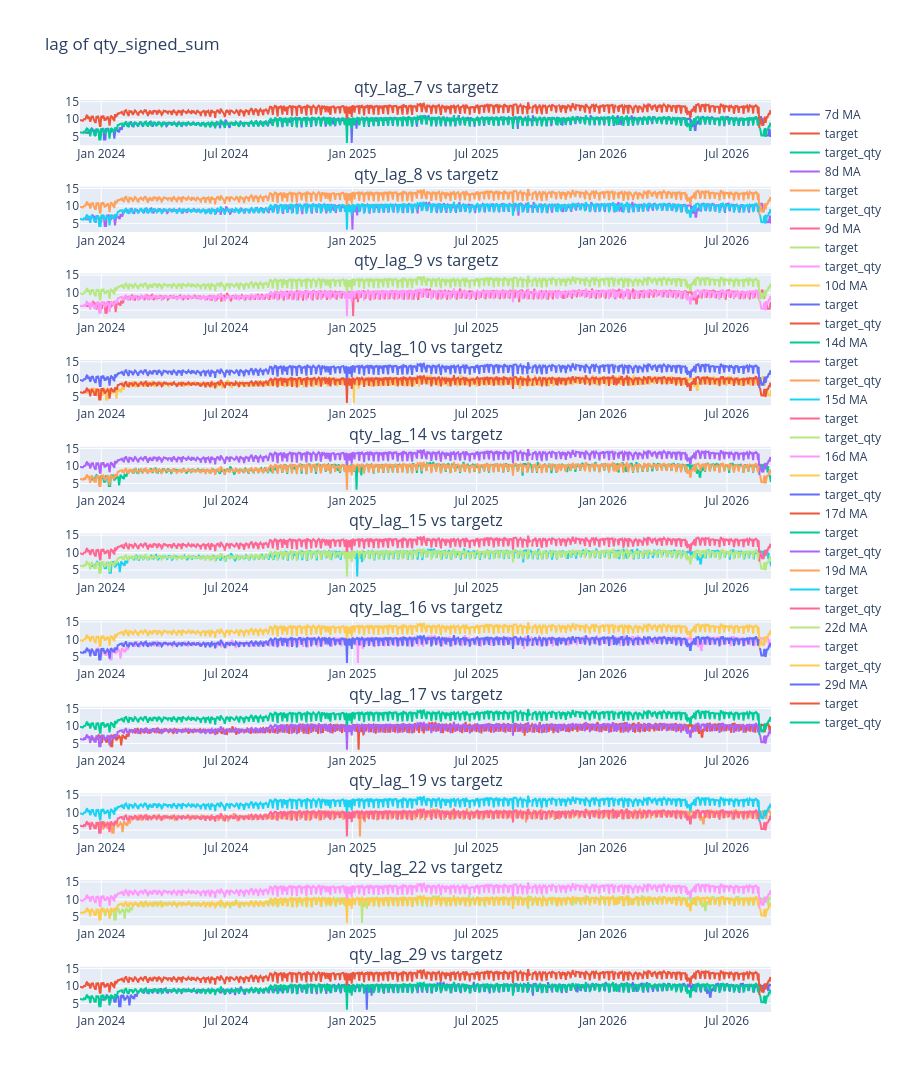
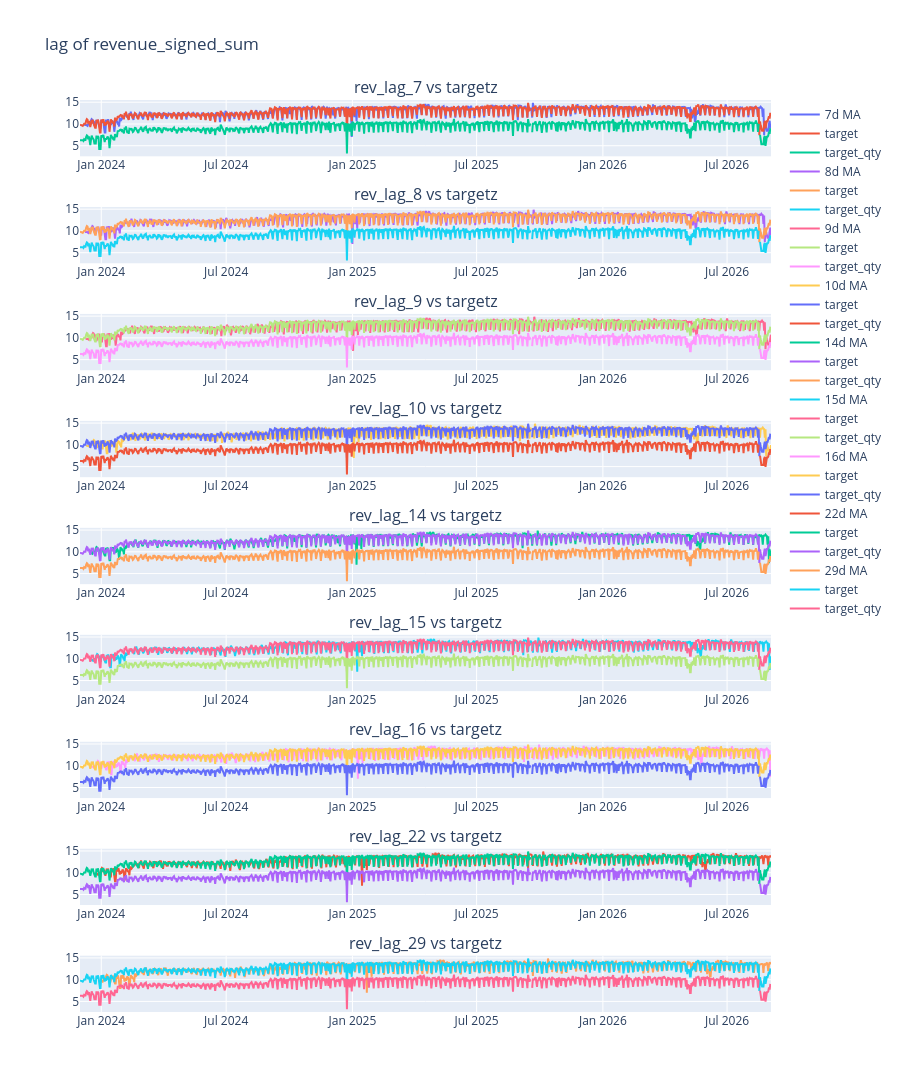
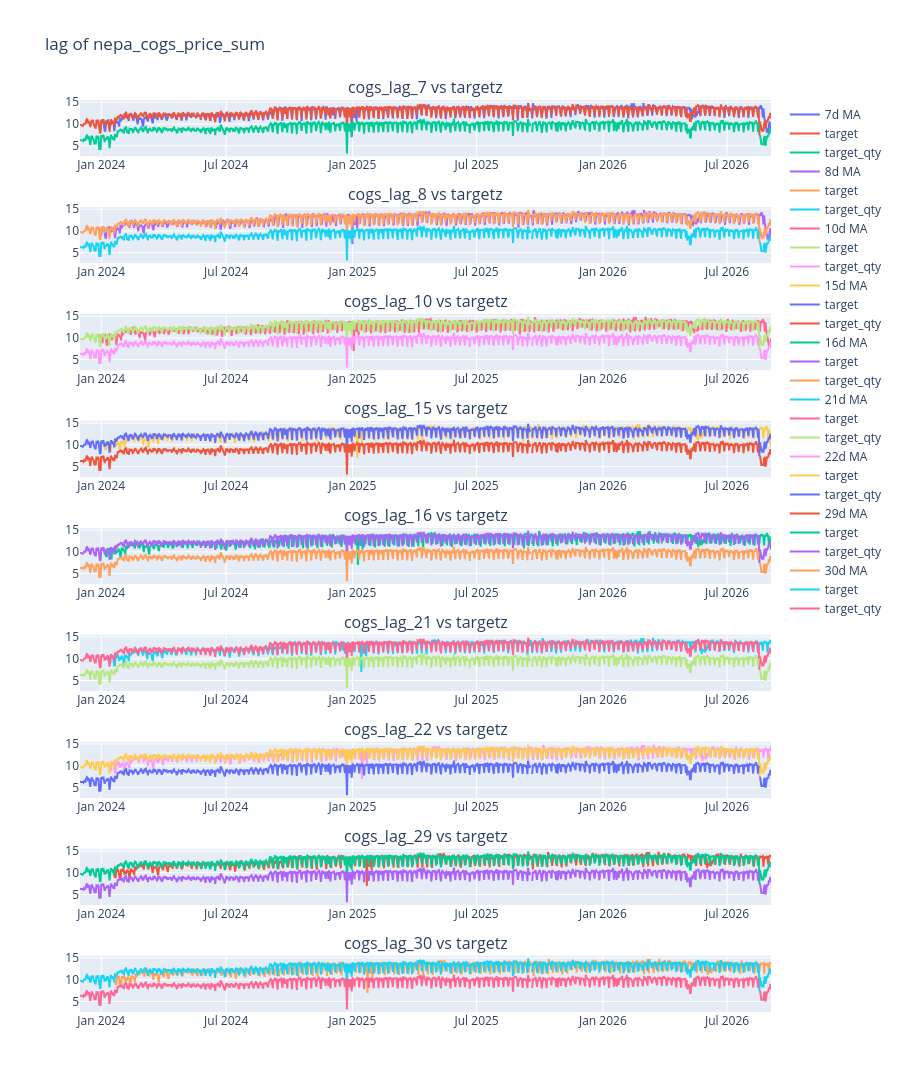
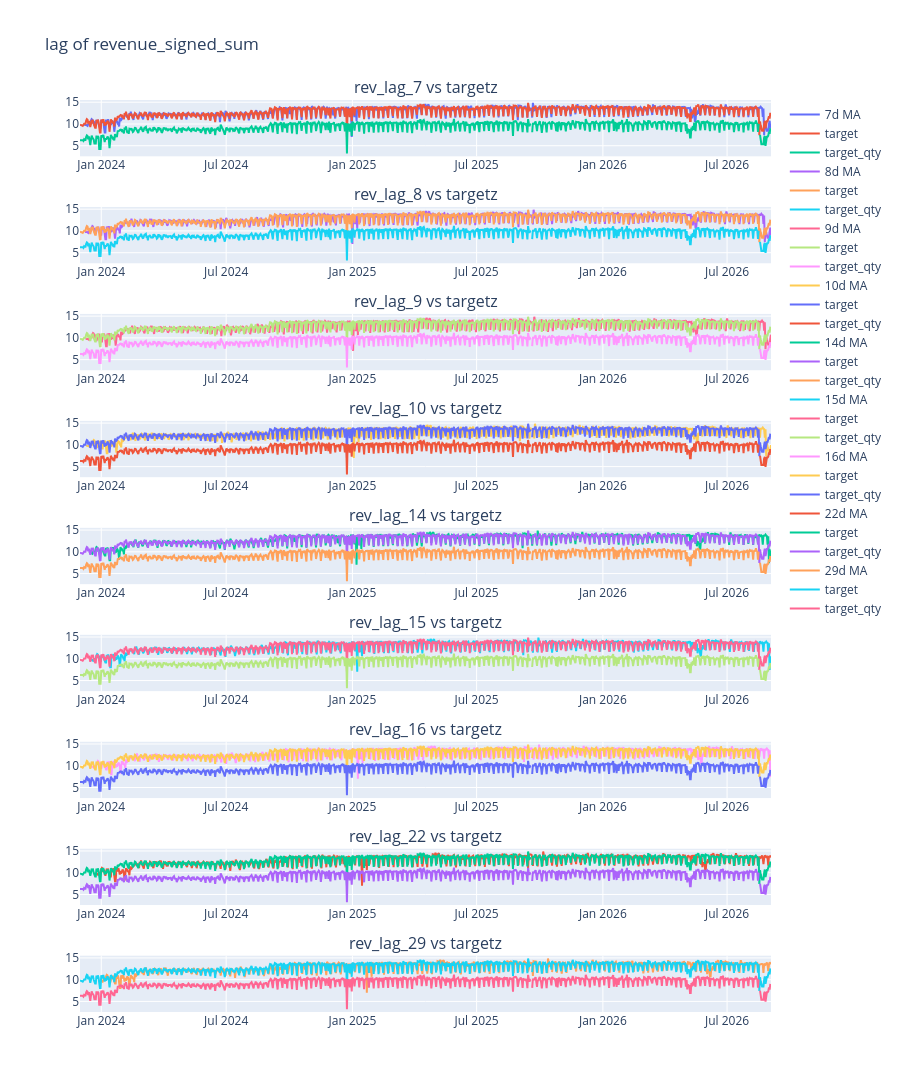

Here is the notebook cell these charts were saved with, in order:
### Code cell
for col in cols:
    prefix = prefix_map.get(col, col)

    fig = sp.make_subplots(rows=len(lag_duration[prefix]), cols=1, subplot_titles=[f"{prefix}_lag_{i} vs targetz" for i in lag_duration[prefix]])

    for idx, i in enumerate(lag_duration[prefix], start=1):
        lag_col = F"{prefix}_lag_{i}"
        fig.add_trace(
            go.Scatter(x=df_explore["invoice_date"], y=np.log(df_explore[lag_col]), name= f"{i}d MA"),
            row=idx, col=1
        )
        fig.add_trace(
            go.Scatter(x=df_explore["invoice_date"], y=np.log(df_explore["target"]), name="target"),
            row=idx, col=1
        )
        fig.add_trace(
            go.Scatter(x=df_explore["invoice_date"], y=np.log(df_explore["target_qty"]), name="target_qty"),
            row=idx, col=1
        )
    
    
    fig.update_layout(height=3000, title_text=f"lag of {col}")
    fig.show()

### Figure 1 — Plotly figure (JSON) as saved in the notebook; plotly's stock layout.template omitted (floating-point values rounded to 4 significant figures; data arrays with more than 128 entries replaced by an {"elided": "..."} marker saying what was removed)
{"data": [{"name": "7d MA", "type": "scatter", "x": {"elided": "1008 str values"}, "xaxis": "x", "y": {"elided": "1008 float values"}, "yaxis": "y"}, {"name": "target", "type": "scatter", "x": {"elided": "1008 str values"}, "xaxis": "x", "y": {"elided": "1008 float values"}, "yaxis": "y"}, {"name": "target_qty", "type": "scatter", "x": {"elided": "1008 str values"}, "xaxis": "x", "y": {"elided": "1008 float values"}, "yaxis": "y"}, {"name": "8d MA", "type": "scatter", "x": {"elided": "1008 str values"}, "xaxis": "x2", "y": {"elided": "1008 float values"}, "yaxis": "y2"}, {"name": "target", "type": "scatter", "x": {"elided": "1008 str values"}, "xaxis": "x2", "y": {"elided": "1008 float values"}, "yaxis": "y2"}, {"name": "target_qty", "type": "scatter", "x": {"elided": "1008 str values"}, "xaxis": "x2", "y": {"elided": "1008 float values"}, "yaxis": "y2"}, {"name": "9d MA", "type": "scatter", "x": {"elided": "1008 str values"}, "xaxis": "x3", "y": {"elided": "1008 float values"}, "yaxis": "y3"}, {"name": "target", "type": "scatter", "x": {"elided": "1008 str values"}, "xaxis": "x3", "y": {"elided": "1008 float values"}, "yaxis": "y3"}, {"name": "target_qty", "type": "scatter", "x": {"elided": "1008 str values"}, "xaxis": "x3", "y": {"elided": "1008 float values"}, "yaxis": "y3"}, {"name": "10d MA", "type": "scatter", "x": {"elided": "1008 str values"}, "xaxis": "x4", "y": {"elided": "1008 float values"}, "yaxis": "y4"}, {"name": "target", "type": "scatter", "x": {"elided": "1008 str values"}, "xaxis": "x4", "y": {"elided": "1008 float values"}, "yaxis": "y4"}, {"name": "target_qty", "type": "scatter", "x": {"elided": "1008 str values"}, "xaxis": "x4", "y": {"elided": "1008 float values"}, "yaxis": "y4"}, {"name": "14d MA", "type": "scatter", "x": {"elided": "1008 str values"}, "xaxis": "x5", "y": {"elided": "1008 float values"}, "yaxis": "y5"}, {"name": "target", "type": "scatter", "x": {"elided": "1008 str values"}, "xaxis": "x5", "y": {"elided": "1008 float values"}, "yaxis": "y5"}, {"name": "target_qty", "type": "scatter", "x": {"elided": "1008 str values"}, "xaxis": "x5", "y": {"elided": "1008 float values"}, "yaxis": "y5"}, {"name": "15d MA", "type": "scatter", "x": {"elided": "1008 str values"}, "xaxis": "x6", "y": {"elided": "1008 float values"}, "yaxis": "y6"}, {"name": "target", "type": "scatter", "x": {"elided": "1008 str values"}, "xaxis": "x6", "y": {"elided": "1008 float values"}, "yaxis": "y6"}, {"name": "target_qty", "type": "scatter", "x": {"elided": "1008 str values"}, "xaxis": "x6", "y": {"elided": "1008 float values"}, "yaxis": "y6"}, {"name": "16d MA", "type": "scatter", "x": {"elided": "1008 str values"}, "xaxis": "x7", "y": {"elided": "1008 float values"}, "yaxis": "y7"}, {"name": "target", "type": "scatter", "x": {"elided": "1008 str values"}, "xaxis": "x7", "y": {"elided": "1008 float values"}, "yaxis": "y7"}, {"name": "target_qty", "type": "scatter", "x": {"elided": "1008 str values"}, "xaxis": "x7", "y": {"elided": "1008 float values"}, "yaxis": "y7"}, {"name": "17d MA", "type": "scatter", "x": {"elided": "1008 str values"}, "xaxis": "x8", "y": {"elided": "1008 float values"}, "yaxis": "y8"}, {"name": "target", "type": "scatter", "x": {"elided": "1008 str values"}, "xaxis": "x8", "y": {"elided": "1008 float values"}, "yaxis": "y8"}, {"name": "target_qty", "type": "scatter", "x": {"elided": "1008 str values"}, "xaxis": "x8", "y": {"elided": "1008 float values"}, "yaxis": "y8"}, {"name": "19d MA", "type": "scatter", "x": {"elided": "1008 str values"}, "xaxis": "x9", "y": {"elided": "1008 float values"}, "yaxis": "y9"}, {"name": "target", "type": "scatter", "x": {"elided": "1008 str values"}, "xaxis": "x9", "y": {"elided": "1008 float values"}, "yaxis": "y9"}, {"name": "target_qty", "type": "scatter", "x": {"elided": "1008 str values"}, "xaxis": "x9", "y": {"elided": "1008 float values"}, "yaxis": "y9"}, {"name": "22d MA", "type": "scatter", "x": {"elided": "1008 str values"}, "xaxis": "x10", "y": {"elided": "1008 float values"}, "yaxis": "y10"}, {"name": "target", "type": "scatter", "x": {"elided": "1008 str values"}, "xaxis": "x10", "y": {"elided": "1008 float values"}, "yaxis": "y10"}, {"name": "target_qty", "type": "scatter", "x": {"elided": "1008 str values"}, "xaxis": "x10", "y": {"elided": "1008 float values"}, "yaxis": "y10"}, {"name": "29d MA", "type": "scatter", "x": {"elided": "1008 str values"}, "xaxis": "x11", "y": {"elided": "1008 float values"}, "yaxis": "y11"}, {"name": "target", "type": "scatter", "x": {"elided": "1008 str values"}, "xaxis": "x11", "y": {"elided": "1008 float values"}, "yaxis": "y11"}, {"name": "target_qty", "type": "scatter", "x": {"elided": "1008 str values"}, "xaxis": "x11", "y": {"elided": "1008 float values"}, "yaxis": "y11"}], "layout": {"annotations": [{"font": {"size": 16}, "showarrow": false, "text": "qty_lag_7 vs targetz", "x": 0.5, "xanchor": "center", "xref": "paper", "y": 1.0, "yanchor": "bottom", "yref": "paper"}, {"font": {"size": 16}, "showarrow": false, "text": "qty_lag_8 vs targetz", "x": 0.5, "xanchor": "center", "xref": "paper", "y": 0.905, "yanchor": "bottom", "yref": "paper"}, {"font": {"size": 16}, "showarrow": false, "text": "qty_lag_9 vs targetz", "x": 0.5, "xanchor": "center", "xref": "paper", "y": 0.8099, "yanchor": "bottom", "yref": "paper"}, {"font": {"size": 16}, "showarrow": false, "text": "qty_lag_10 vs targetz", "x": 0.5, "xanchor": "center", "xref": "paper", "y": 0.7149, "yanchor": "bottom", "yref": "paper"}, {"font": {"size": 16}, "showarrow": false, "text": "qty_lag_14 vs targetz", "x": 0.5, "xanchor": "center", "xref": "paper", "y": 0.6198, "yanchor": "bottom", "yref": "paper"}, {"font": {"size": 16}, "showarrow": false, "text": "qty_lag_15 vs targetz", "x": 0.5, "xanchor": "center", "xref": "paper", "y": 0.5248, "yanchor": "bottom", "yref": "paper"}, {"font": {"size": 16}, "showarrow": false, "text": "qty_lag_16 vs targetz", "x": 0.5, "xanchor": "center", "xref": "paper", "y": 0.4298, "yanchor": "bottom", "yref": "paper"}, {"font": {"size": 16}, "showarrow": false, "text": "qty_lag_17 vs targetz", "x": 0.5, "xanchor": "center", "xref": "paper", "y": 0.3347, "yanchor": "bottom", "yref": "paper"}, {"font": {"size": 16}, "showarrow": false, "text": "qty_lag_19 vs targetz", "x": 0.5, "xanchor": "center", "xref": "paper", "y": 0.2397, "yanchor": "bottom", "yref": "paper"}, {"font": {"size": 16}, "showarrow": false, "text": "qty_lag_22 vs targetz", "x": 0.5, "xanchor": "center", "xref": "paper", "y": 0.1446, "yanchor": "bottom", "yref": "paper"}, {"font": {"size": 16}, "showarrow": false, "text": "qty_lag_29 vs targetz", "x": 0.5, "xanchor": "center", "xref": "paper", "y": 0.04959, "yanchor": "bottom", "yref": "paper"}], "height": 3000, "title": {"text": "lag of qty_signed_sum"}, "xaxis": {"anchor": "y", "domain": [0, 1]}, "xaxis10": {"anchor": "y10", "domain": [0, 1]}, "xaxis11": {"anchor": "y11", "domain": [0, 1]}, "xaxis2": {"anchor": "y2", "domain": [0, 1]}, "xaxis3": {"anchor": "y3", "domain": [0, 1]}, "xaxis4": {"anchor": "y4", "domain": [0, 1]}, "xaxis5": {"anchor": "y5", "domain": [0, 1]}, "xaxis6": {"anchor": "y6", "domain": [0, 1]}, "xaxis7": {"anchor": "y7", "domain": [0, 1]}, "xaxis8": {"anchor": "y8", "domain": [0, 1]}, "xaxis9": {"anchor": "y9", "domain": [0, 1]}, "yaxis": {"anchor": "x", "domain": [0.9504, 1.0]}, "yaxis10": {"anchor": "x10", "domain": [0.09504, 0.1446]}, "yaxis11": {"anchor": "x11", "domain": [0, 0.04959]}, "yaxis2": {"anchor": "x2", "domain": [0.8554, 0.905]}, "yaxis3": {"anchor": "x3", "domain": [0.7603, 0.8099]}, "yaxis4": {"anchor": "x4", "domain": [0.6653, 0.7149]}, "yaxis5": {"anchor": "x5", "domain": [0.5702, 0.6198]}, "yaxis6": {"anchor": "x6", "domain": [0.4752, 0.5248]}, "yaxis7": {"anchor": "x7", "domain": [0.3802, 0.4298]}, "yaxis8": {"anchor": "x8", "domain": [0.2851, 0.3347]}, "yaxis9": {"anchor": "x9", "domain": [0.1901, 0.2397]}}}

### Figure 2 — Plotly figure (JSON) as saved in the notebook; plotly's stock layout.template omitted (floating-point values rounded to 4 significant figures; data arrays with more than 128 entries replaced by an {"elided": "..."} marker saying what was removed)
{"data": [{"name": "7d MA", "type": "scatter", "x": {"elided": "1008 str values"}, "xaxis": "x", "y": {"elided": "1008 float values"}, "yaxis": "y"}, {"name": "target", "type": "scatter", "x": {"elided": "1008 str values"}, "xaxis": "x", "y": {"elided": "1008 float values"}, "yaxis": "y"}, {"name": "target_qty", "type": "scatter", "x": {"elided": "1008 str values"}, "xaxis": "x", "y": {"elided": "1008 float values"}, "yaxis": "y"}, {"name": "8d MA", "type": "scatter", "x": {"elided": "1008 str values"}, "xaxis": "x2", "y": {"elided": "1008 float values"}, "yaxis": "y2"}, {"name": "target", "type": "scatter", "x": {"elided": "1008 str values"}, "xaxis": "x2", "y": {"elided": "1008 float values"}, "yaxis": "y2"}, {"name": "target_qty", "type": "scatter", "x": {"elided": "1008 str values"}, "xaxis": "x2", "y": {"elided": "1008 float values"}, "yaxis": "y2"}, {"name": "9d MA", "type": "scatter", "x": {"elided": "1008 str values"}, "xaxis": "x3", "y": {"elided": "1008 float values"}, "yaxis": "y3"}, {"name": "target", "type": "scatter", "x": {"elided": "1008 str values"}, "xaxis": "x3", "y": {"elided": "1008 float values"}, "yaxis": "y3"}, {"name": "target_qty", "type": "scatter", "x": {"elided": "1008 str values"}, "xaxis": "x3", "y": {"elided": "1008 float values"}, "yaxis": "y3"}, {"name": "10d MA", "type": "scatter", "x": {"elided": "1008 str values"}, "xaxis": "x4", "y": {"elided": "1008 float values"}, "yaxis": "y4"}, {"name": "target", "type": "scatter", "x": {"elided": "1008 str values"}, "xaxis": "x4", "y": {"elided": "1008 float values"}, "yaxis": "y4"}, {"name": "target_qty", "type": "scatter", "x": {"elided": "1008 str values"}, "xaxis": "x4", "y": {"elided": "1008 float values"}, "yaxis": "y4"}, {"name": "14d MA", "type": "scatter", "x": {"elided": "1008 str values"}, "xaxis": "x5", "y": {"elided": "1008 float values"}, "yaxis": "y5"}, {"name": "target", "type": "scatter", "x": {"elided": "1008 str values"}, "xaxis": "x5", "y": {"elided": "1008 float values"}, "yaxis": "y5"}, {"name": "target_qty", "type": "scatter", "x": {"elided": "1008 str values"}, "xaxis": "x5", "y": {"elided": "1008 float values"}, "yaxis": "y5"}, {"name": "15d MA", "type": "scatter", "x": {"elided": "1008 str values"}, "xaxis": "x6", "y": {"elided": "1008 float values"}, "yaxis": "y6"}, {"name": "target", "type": "scatter", "x": {"elided": "1008 str values"}, "xaxis": "x6", "y": {"elided": "1008 float values"}, "yaxis": "y6"}, {"name": "target_qty", "type": "scatter", "x": {"elided": "1008 str values"}, "xaxis": "x6", "y": {"elided": "1008 float values"}, "yaxis": "y6"}, {"name": "16d MA", "type": "scatter", "x": {"elided": "1008 str values"}, "xaxis": "x7", "y": {"elided": "1008 float values"}, "yaxis": "y7"}, {"name": "target", "type": "scatter", "x": {"elided": "1008 str values"}, "xaxis": "x7", "y": {"elided": "1008 float values"}, "yaxis": "y7"}, {"name": "target_qty", "type": "scatter", "x": {"elided": "1008 str values"}, "xaxis": "x7", "y": {"elided": "1008 float values"}, "yaxis": "y7"}, {"name": "22d MA", "type": "scatter", "x": {"elided": "1008 str values"}, "xaxis": "x8", "y": {"elided": "1008 float values"}, "yaxis": "y8"}, {"name": "target", "type": "scatter", "x": {"elided": "1008 str values"}, "xaxis": "x8", "y": {"elided": "1008 float values"}, "yaxis": "y8"}, {"name": "target_qty", "type": "scatter", "x": {"elided": "1008 str values"}, "xaxis": "x8", "y": {"elided": "1008 float values"}, "yaxis": "y8"}, {"name": "29d MA", "type": "scatter", "x": {"elided": "1008 str values"}, "xaxis": "x9", "y": {"elided": "1008 float values"}, "yaxis": "y9"}, {"name": "target", "type": "scatter", "x": {"elided": "1008 str values"}, "xaxis": "x9", "y": {"elided": "1008 float values"}, "yaxis": "y9"}, {"name": "target_qty", "type": "scatter", "x": {"elided": "1008 str values"}, "xaxis": "x9", "y": {"elided": "1008 float values"}, "yaxis": "y9"}], "layout": {"annotations": [{"font": {"size": 16}, "showarrow": false, "text": "rev_lag_7 vs targetz", "x": 0.5, "xanchor": "center", "xref": "paper", "y": 1, "yanchor": "bottom", "yref": "paper"}, {"font": {"size": 16}, "showarrow": false, "text": "rev_lag_8 vs targetz", "x": 0.5, "xanchor": "center", "xref": "paper", "y": 0.8827, "yanchor": "bottom", "yref": "paper"}, {"font": {"size": 16}, "showarrow": false, "text": "rev_lag_9 vs targetz", "x": 0.5, "xanchor": "center", "xref": "paper", "y": 0.7654, "yanchor": "bottom", "yref": "paper"}, {"font": {"size": 16}, "showarrow": false, "text": "rev_lag_10 vs targetz", "x": 0.5, "xanchor": "center", "xref": "paper", "y": 0.6481, "yanchor": "bottom", "yref": "paper"}, {"font": {"size": 16}, "showarrow": false, "text": "rev_lag_14 vs targetz", "x": 0.5, "xanchor": "center", "xref": "paper", "y": 0.5309, "yanchor": "bottom", "yref": "paper"}, {"font": {"size": 16}, "showarrow": false, "text": "rev_lag_15 vs targetz", "x": 0.5, "xanchor": "center", "xref": "paper", "y": 0.4136, "yanchor": "bottom", "yref": "paper"}, {"font": {"size": 16}, "showarrow": false, "text": "rev_lag_16 vs targetz", "x": 0.5, "xanchor": "center", "xref": "paper", "y": 0.2963, "yanchor": "bottom", "yref": "paper"}, {"font": {"size": 16}, "showarrow": false, "text": "rev_lag_22 vs targetz", "x": 0.5, "xanchor": "center", "xref": "paper", "y": 0.179, "yanchor": "bottom", "yref": "paper"}, {"font": {"size": 16}, "showarrow": false, "text": "rev_lag_29 vs targetz", "x": 0.5, "xanchor": "center", "xref": "paper", "y": 0.06173, "yanchor": "bottom", "yref": "paper"}], "height": 3000, "title": {"text": "lag of revenue_signed_sum"}, "xaxis": {"anchor": "y", "domain": [0, 1]}, "xaxis2": {"anchor": "y2", "domain": [0, 1]}, "xaxis3": {"anchor": "y3", "domain": [0, 1]}, "xaxis4": {"anchor": "y4", "domain": [0, 1]}, "xaxis5": {"anchor": "y5", "domain": [0, 1]}, "xaxis6": {"anchor": "y6", "domain": [0, 1]}, "xaxis7": {"anchor": "y7", "domain": [0, 1]}, "xaxis8": {"anchor": "y8", "domain": [0, 1]}, "xaxis9": {"anchor": "y9", "domain": [0, 1]}, "yaxis": {"anchor": "x", "domain": [0.9383, 1]}, "yaxis2": {"anchor": "x2", "domain": [0.821, 0.8827]}, "yaxis3": {"anchor": "x3", "domain": [0.7037, 0.7654]}, "yaxis4": {"anchor": "x4", "domain": [0.5864, 0.6481]}, "yaxis5": {"anchor": "x5", "domain": [0.4691, 0.5309]}, "yaxis6": {"anchor": "x6", "domain": [0.3519, 0.4136]}, "yaxis7": {"anchor": "x7", "domain": [0.2346, 0.2963]}, "yaxis8": {"anchor": "x8", "domain": [0.1173, 0.179]}, "yaxis9": {"anchor": "x9", "domain": [0, 0.06173]}}}

### Figure 3 — Plotly figure (JSON) as saved in the notebook; plotly's stock layout.template omitted (floating-point values rounded to 4 significant figures; data arrays with more than 128 entries replaced by an {"elided": "..."} marker saying what was removed)
{"data": [{"name": "7d MA", "type": "scatter", "x": {"elided": "1008 str values"}, "xaxis": "x", "y": {"elided": "1008 float values"}, "yaxis": "y"}, {"name": "target", "type": "scatter", "x": {"elided": "1008 str values"}, "xaxis": "x", "y": {"elided": "1008 float values"}, "yaxis": "y"}, {"name": "target_qty", "type": "scatter", "x": {"elided": "1008 str values"}, "xaxis": "x", "y": {"elided": "1008 float values"}, "yaxis": "y"}, {"name": "8d MA", "type": "scatter", "x": {"elided": "1008 str values"}, "xaxis": "x2", "y": {"elided": "1008 float values"}, "yaxis": "y2"}, {"name": "target", "type": "scatter", "x": {"elided": "1008 str values"}, "xaxis": "x2", "y": {"elided": "1008 float values"}, "yaxis": "y2"}, {"name": "target_qty", "type": "scatter", "x": {"elided": "1008 str values"}, "xaxis": "x2", "y": {"elided": "1008 float values"}, "yaxis": "y2"}, {"name": "10d MA", "type": "scatter", "x": {"elided": "1008 str values"}, "xaxis": "x3", "y": {"elided": "1008 float values"}, "yaxis": "y3"}, {"name": "target", "type": "scatter", "x": {"elided": "1008 str values"}, "xaxis": "x3", "y": {"elided": "1008 float values"}, "yaxis": "y3"}, {"name": "target_qty", "type": "scatter", "x": {"elided": "1008 str values"}, "xaxis": "x3", "y": {"elided": "1008 float values"}, "yaxis": "y3"}, {"name": "15d MA", "type": "scatter", "x": {"elided": "1008 str values"}, "xaxis": "x4", "y": {"elided": "1008 float values"}, "yaxis": "y4"}, {"name": "target", "type": "scatter", "x": {"elided": "1008 str values"}, "xaxis": "x4", "y": {"elided": "1008 float values"}, "yaxis": "y4"}, {"name": "target_qty", "type": "scatter", "x": {"elided": "1008 str values"}, "xaxis": "x4", "y": {"elided": "1008 float values"}, "yaxis": "y4"}, {"name": "16d MA", "type": "scatter", "x": {"elided": "1008 str values"}, "xaxis": "x5", "y": {"elided": "1008 float values"}, "yaxis": "y5"}, {"name": "target", "type": "scatter", "x": {"elided": "1008 str values"}, "xaxis": "x5", "y": {"elided": "1008 float values"}, "yaxis": "y5"}, {"name": "target_qty", "type": "scatter", "x": {"elided": "1008 str values"}, "xaxis": "x5", "y": {"elided": "1008 float values"}, "yaxis": "y5"}, {"name": "21d MA", "type": "scatter", "x": {"elided": "1008 str values"}, "xaxis": "x6", "y": {"elided": "1008 float values"}, "yaxis": "y6"}, {"name": "target", "type": "scatter", "x": {"elided": "1008 str values"}, "xaxis": "x6", "y": {"elided": "1008 float values"}, "yaxis": "y6"}, {"name": "target_qty", "type": "scatter", "x": {"elided": "1008 str values"}, "xaxis": "x6", "y": {"elided": "1008 float values"}, "yaxis": "y6"}, {"name": "22d MA", "type": "scatter", "x": {"elided": "1008 str values"}, "xaxis": "x7", "y": {"elided": "1008 float values"}, "yaxis": "y7"}, {"name": "target", "type": "scatter", "x": {"elided": "1008 str values"}, "xaxis": "x7", "y": {"elided": "1008 float values"}, "yaxis": "y7"}, {"name": "target_qty", "type": "scatter", "x": {"elided": "1008 str values"}, "xaxis": "x7", "y": {"elided": "1008 float values"}, "yaxis": "y7"}, {"name": "29d MA", "type": "scatter", "x": {"elided": "1008 str values"}, "xaxis": "x8", "y": {"elided": "1008 float values"}, "yaxis": "y8"}, {"name": "target", "type": "scatter", "x": {"elided": "1008 str values"}, "xaxis": "x8", "y": {"elided": "1008 float values"}, "yaxis": "y8"}, {"name": "target_qty", "type": "scatter", "x": {"elided": "1008 str values"}, "xaxis": "x8", "y": {"elided": "1008 float values"}, "yaxis": "y8"}, {"name": "30d MA", "type": "scatter", "x": {"elided": "1008 str values"}, "xaxis": "x9", "y": {"elided": "1008 float values"}, "yaxis": "y9"}, {"name": "target", "type": "scatter", "x": {"elided": "1008 str values"}, "xaxis": "x9", "y": {"elided": "1008 float values"}, "yaxis": "y9"}, {"name": "target_qty", "type": "scatter", "x": {"elided": "1008 str values"}, "xaxis": "x9", "y": {"elided": "1008 float values"}, "yaxis": "y9"}], "layout": {"annotations": [{"font": {"size": 16}, "showarrow": false, "text": "cogs_lag_7 vs targetz", "x": 0.5, "xanchor": "center", "xref": "paper", "y": 1, "yanchor": "bottom", "yref": "paper"}, {"font": {"size": 16}, "showarrow": false, "text": "cogs_lag_8 vs targetz", "x": 0.5, "xanchor": "center", "xref": "paper", "y": 0.8827, "yanchor": "bottom", "yref": "paper"}, {"font": {"size": 16}, "showarrow": false, "text": "cogs_lag_10 vs targetz", "x": 0.5, "xanchor": "center", "xref": "paper", "y": 0.7654, "yanchor": "bottom", "yref": "paper"}, {"font": {"size": 16}, "showarrow": false, "text": "cogs_lag_15 vs targetz", "x": 0.5, "xanchor": "center", "xref": "paper", "y": 0.6481, "yanchor": "bottom", "yref": "paper"}, {"font": {"size": 16}, "showarrow": false, "text": "cogs_lag_16 vs targetz", "x": 0.5, "xanchor": "center", "xref": "paper", "y": 0.5309, "yanchor": "bottom", "yref": "paper"}, {"font": {"size": 16}, "showarrow": false, "text": "cogs_lag_21 vs targetz", "x": 0.5, "xanchor": "center", "xref": "paper", "y": 0.4136, "yanchor": "bottom", "yref": "paper"}, {"font": {"size": 16}, "showarrow": false, "text": "cogs_lag_22 vs targetz", "x": 0.5, "xanchor": "center", "xref": "paper", "y": 0.2963, "yanchor": "bottom", "yref": "paper"}, {"font": {"size": 16}, "showarrow": false, "text": "cogs_lag_29 vs targetz", "x": 0.5, "xanchor": "center", "xref": "paper", "y": 0.179, "yanchor": "bottom", "yref": "paper"}, {"font": {"size": 16}, "showarrow": false, "text": "cogs_lag_30 vs targetz", "x": 0.5, "xanchor": "center", "xref": "paper", "y": 0.06173, "yanchor": "bottom", "yref": "paper"}], "height": 3000, "title": {"text": "lag of nepa_cogs_price_sum"}, "xaxis": {"anchor": "y", "domain": [0, 1]}, "xaxis2": {"anchor": "y2", "domain": [0, 1]}, "xaxis3": {"anchor": "y3", "domain": [0, 1]}, "xaxis4": {"anchor": "y4", "domain": [0, 1]}, "xaxis5": {"anchor": "y5", "domain": [0, 1]}, "xaxis6": {"anchor": "y6", "domain": [0, 1]}, "xaxis7": {"anchor": "y7", "domain": [0, 1]}, "xaxis8": {"anchor": "y8", "domain": [0, 1]}, "xaxis9": {"anchor": "y9", "domain": [0, 1]}, "yaxis": {"anchor": "x", "domain": [0.9383, 1]}, "yaxis2": {"anchor": "x2", "domain": [0.821, 0.8827]}, "yaxis3": {"anchor": "x3", "domain": [0.7037, 0.7654]}, "yaxis4": {"anchor": "x4", "domain": [0.5864, 0.6481]}, "yaxis5": {"anchor": "x5", "domain": [0.4691, 0.5309]}, "yaxis6": {"anchor": "x6", "domain": [0.3519, 0.4136]}, "yaxis7": {"anchor": "x7", "domain": [0.2346, 0.2963]}, "yaxis8": {"anchor": "x8", "domain": [0.1173, 0.179]}, "yaxis9": {"anchor": "x9", "domain": [0, 0.06173]}}}

### Figure 4 — Plotly figure (JSON) as saved in the notebook; plotly's stock layout.template omitted (floating-point values rounded to 4 significant figures; data arrays with more than 128 entries replaced by an {"elided": "..."} marker saying what was removed)
{"data": [{"name": "7d MA", "type": "scatter", "x": {"elided": "1008 str values"}, "xaxis": "x", "y": {"elided": "1008 float values"}, "yaxis": "y"}, {"name": "target", "type": "scatter", "x": {"elided": "1008 str values"}, "xaxis": "x", "y": {"elided": "1008 float values"}, "yaxis": "y"}, {"name": "target_qty", "type": "scatter", "x": {"elided": "1008 str values"}, "xaxis": "x", "y": {"elided": "1008 float values"}, "yaxis": "y"}, {"name": "8d MA", "type": "scatter", "x": {"elided": "1008 str values"}, "xaxis": "x2", "y": {"elided": "1008 float values"}, "yaxis": "y2"}, {"name": "target", "type": "scatter", "x": {"elided": "1008 str values"}, "xaxis": "x2", "y": {"elided": "1008 float values"}, "yaxis": "y2"}, {"name": "target_qty", "type": "scatter", "x": {"elided": "1008 str values"}, "xaxis": "x2", "y": {"elided": "1008 float values"}, "yaxis": "y2"}, {"name": "9d MA", "type": "scatter", "x": {"elided": "1008 str values"}, "xaxis": "x3", "y": {"elided": "1008 float values"}, "yaxis": "y3"}, {"name": "target", "type": "scatter", "x": {"elided": "1008 str values"}, "xaxis": "x3", "y": {"elided": "1008 float values"}, "yaxis": "y3"}, {"name": "target_qty", "type": "scatter", "x": {"elided": "1008 str values"}, "xaxis": "x3", "y": {"elided": "1008 float values"}, "yaxis": "y3"}, {"name": "10d MA", "type": "scatter", "x": {"elided": "1008 str values"}, "xaxis": "x4", "y": {"elided": "1008 float values"}, "yaxis": "y4"}, {"name": "target", "type": "scatter", "x": {"elided": "1008 str values"}, "xaxis": "x4", "y": {"elided": "1008 float values"}, "yaxis": "y4"}, {"name": "target_qty", "type": "scatter", "x": {"elided": "1008 str values"}, "xaxis": "x4", "y": {"elided": "1008 float values"}, "yaxis": "y4"}, {"name": "14d MA", "type": "scatter", "x": {"elided": "1008 str values"}, "xaxis": "x5", "y": {"elided": "1008 float values"}, "yaxis": "y5"}, {"name": "target", "type": "scatter", "x": {"elided": "1008 str values"}, "xaxis": "x5", "y": {"elided": "1008 float values"}, "yaxis": "y5"}, {"name": "target_qty", "type": "scatter", "x": {"elided": "1008 str values"}, "xaxis": "x5", "y": {"elided": "1008 float values"}, "yaxis": "y5"}, {"name": "15d MA", "type": "scatter", "x": {"elided": "1008 str values"}, "xaxis": "x6", "y": {"elided": "1008 float values"}, "yaxis": "y6"}, {"name": "target", "type": "scatter", "x": {"elided": "1008 str values"}, "xaxis": "x6", "y": {"elided": "1008 float values"}, "yaxis": "y6"}, {"name": "target_qty", "type": "scatter", "x": {"elided": "1008 str values"}, "xaxis": "x6", "y": {"elided": "1008 float values"}, "yaxis": "y6"}, {"name": "16d MA", "type": "scatter", "x": {"elided": "1008 str values"}, "xaxis": "x7", "y": {"elided": "1008 float values"}, "yaxis": "y7"}, {"name": "target", "type": "scatter", "x": {"elided": "1008 str values"}, "xaxis": "x7", "y": {"elided": "1008 float values"}, "yaxis": "y7"}, {"name": "target_qty", "type": "scatter", "x": {"elided": "1008 str values"}, "xaxis": "x7", "y": {"elided": "1008 float values"}, "yaxis": "y7"}, {"name": "22d MA", "type": "scatter", "x": {"elided": "1008 str values"}, "xaxis": "x8", "y": {"elided": "1008 float values"}, "yaxis": "y8"}, {"name": "target", "type": "scatter", "x": {"elided": "1008 str values"}, "xaxis": "x8", "y": {"elided": "1008 float values"}, "yaxis": "y8"}, {"name": "target_qty", "type": "scatter", "x": {"elided": "1008 str values"}, "xaxis": "x8", "y": {"elided": "1008 float values"}, "yaxis": "y8"}, {"name": "29d MA", "type": "scatter", "x": {"elided": "1008 str values"}, "xaxis": "x9", "y": {"elided": "1008 float values"}, "yaxis": "y9"}, {"name": "target", "type": "scatter", "x": {"elided": "1008 str values"}, "xaxis": "x9", "y": {"elided": "1008 float values"}, "yaxis": "y9"}, {"name": "target_qty", "type": "scatter", "x": {"elided": "1008 str values"}, "xaxis": "x9", "y": {"elided": "1008 float values"}, "yaxis": "y9"}], "layout": {"annotations": [{"font": {"size": 16}, "showarrow": false, "text": "rev_lag_7 vs targetz", "x": 0.5, "xanchor": "center", "xref": "paper", "y": 1, "yanchor": "bottom", "yref": "paper"}, {"font": {"size": 16}, "showarrow": false, "text": "rev_lag_8 vs targetz", "x": 0.5, "xanchor": "center", "xref": "paper", "y": 0.8827, "yanchor": "bottom", "yref": "paper"}, {"font": {"size": 16}, "showarrow": false, "text": "rev_lag_9 vs targetz", "x": 0.5, "xanchor": "center", "xref": "paper", "y": 0.7654, "yanchor": "bottom", "yref": "paper"}, {"font": {"size": 16}, "showarrow": false, "text": "rev_lag_10 vs targetz", "x": 0.5, "xanchor": "center", "xref": "paper", "y": 0.6481, "yanchor": "bottom", "yref": "paper"}, {"font": {"size": 16}, "showarrow": false, "text": "rev_lag_14 vs targetz", "x": 0.5, "xanchor": "center", "xref": "paper", "y": 0.5309, "yanchor": "bottom", "yref": "paper"}, {"font": {"size": 16}, "showarrow": false, "text": "rev_lag_15 vs targetz", "x": 0.5, "xanchor": "center", "xref": "paper", "y": 0.4136, "yanchor": "bottom", "yref": "paper"}, {"font": {"size": 16}, "showarrow": false, "text": "rev_lag_16 vs targetz", "x": 0.5, "xanchor": "center", "xref": "paper", "y": 0.2963, "yanchor": "bottom", "yref": "paper"}, {"font": {"size": 16}, "showarrow": false, "text": "rev_lag_22 vs targetz", "x": 0.5, "xanchor": "center", "xref": "paper", "y": 0.179, "yanchor": "bottom", "yref": "paper"}, {"font": {"size": 16}, "showarrow": false, "text": "rev_lag_29 vs targetz", "x": 0.5, "xanchor": "center", "xref": "paper", "y": 0.06173, "yanchor": "bottom", "yref": "paper"}], "height": 3000, "title": {"text": "lag of revenue_signed_sum"}, "xaxis": {"anchor": "y", "domain": [0, 1]}, "xaxis2": {"anchor": "y2", "domain": [0, 1]}, "xaxis3": {"anchor": "y3", "domain": [0, 1]}, "xaxis4": {"anchor": "y4", "domain": [0, 1]}, "xaxis5": {"anchor": "y5", "domain": [0, 1]}, "xaxis6": {"anchor": "y6", "domain": [0, 1]}, "xaxis7": {"anchor": "y7", "domain": [0, 1]}, "xaxis8": {"anchor": "y8", "domain": [0, 1]}, "xaxis9": {"anchor": "y9", "domain": [0, 1]}, "yaxis": {"anchor": "x", "domain": [0.9383, 1]}, "yaxis2": {"anchor": "x2", "domain": [0.821, 0.8827]}, "yaxis3": {"anchor": "x3", "domain": [0.7037, 0.7654]}, "yaxis4": {"anchor": "x4", "domain": [0.5864, 0.6481]}, "yaxis5": {"anchor": "x5", "domain": [0.4691, 0.5309]}, "yaxis6": {"anchor": "x6", "domain": [0.3519, 0.4136]}, "yaxis7": {"anchor": "x7", "domain": [0.2346, 0.2963]}, "yaxis8": {"anchor": "x8", "domain": [0.1173, 0.179]}, "yaxis9": {"anchor": "x9", "domain": [0, 0.06173]}}}
